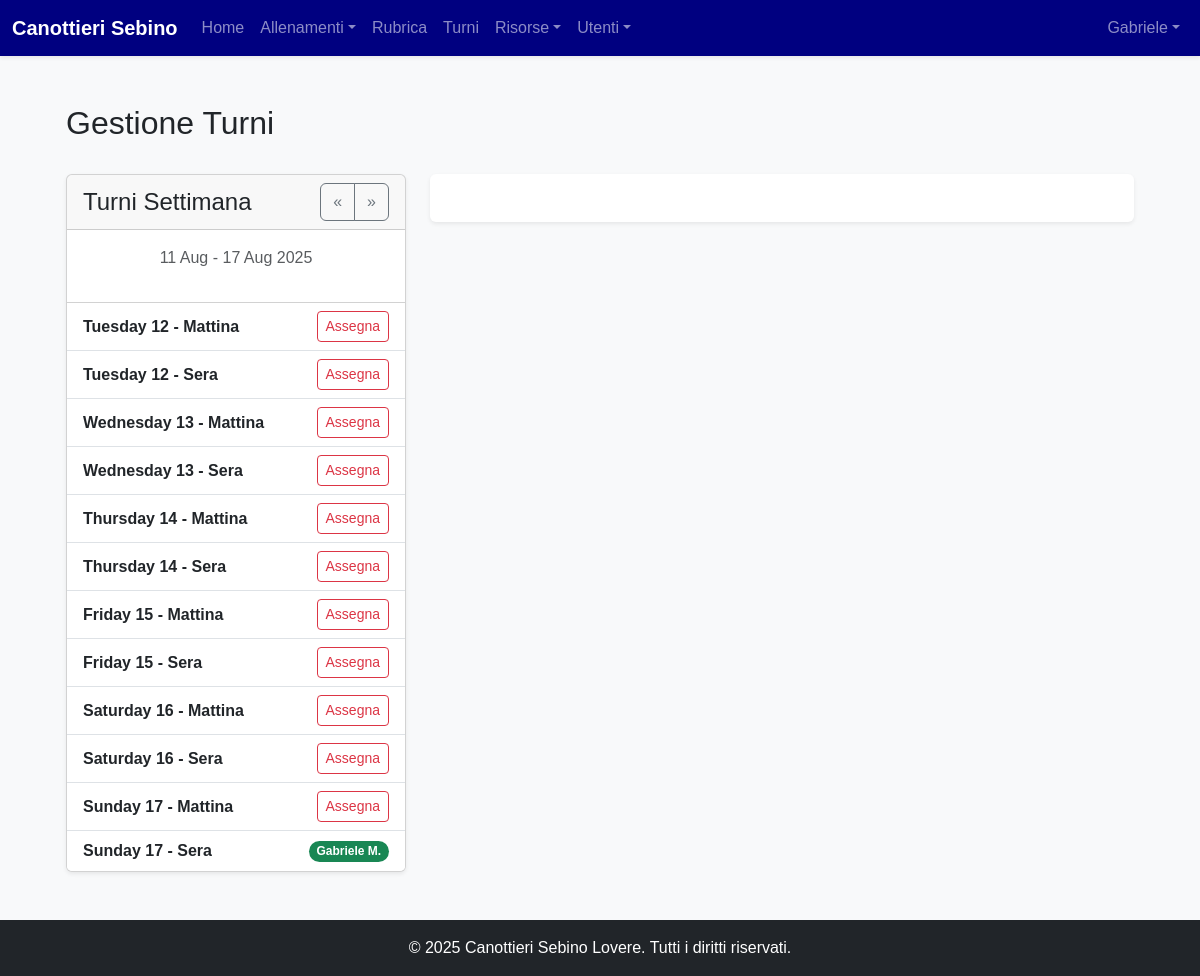
The page /turni (signed in) on the database its author committed.
### models.py (models this page shows, shortened)
class User(Base):
    __tablename__ = "users"
    id = Column(Integer, primary_key=True, index=True)
    username = Column(String, unique=True, index=True, nullable=False)
    hashed_password = Column(String, nullable=False)
    first_name = Column(String, nullable=False)
    last_name = Column(String, nullable=False)
    email = Column(String, unique=True, index=True)
    phone_number = Column(String)
    date_of_birth = Column(Date)
    tax_code = Column(String, unique=True)
    enrollment_year = Column(Integer)
    membership_date = Column(Date)
    certificate_expiration = Column(Date)
    address = Column(String)
    manual_category = Column(String, nullable=True)
    roles = relationship("Role", secondary=user_roles, back_populates="users")
    tags = relationship("Tag", secondary=user_tags, back_populates="users")
    barche_assegnate = relationship("Barca", secondary=barca_atleti_association, back_populates="atleti_assegnati")
    schede_pesi = relationship("SchedaPesi", back_populates="atleta")
    turni = relationship("Turno", back_populates="user")
    allenamenti_seguiti = relationship("Allenamento", secondary=allenamento_coach_association, back_populates="coaches")

class Turno(Base):
    __tablename__ = "turni"
    id = Column(Integer, primary_key=True, index=True)
    data = Column(Date, nullable=False, index=True)
    fascia_oraria = Column(String, nullable=False)
    user_id = Column(Integer, ForeignKey('users.id'), nullable=True)
    user = relationship("User", back_populates="turni")

### routers/trainings.py (the view)
@router.get("/turni", response_class=HTMLResponse)
async def view_turni(request: Request, db: Session = Depends(get_db), admin_user: models.User = Depends(get_current_admin_user), week_offset: int = 0):
    today = date.today() + timedelta(weeks=week_offset)
    start_of_week, end_of_week = today - timedelta(days=today.weekday()), today - timedelta(days=today.weekday()) + timedelta(days=6)
    allenatori = db.query(models.User).join(models.User.roles).filter(models.Role.name == 'allenatore').all()
    turni = db.query(models.Turno).filter(models.Turno.data.between(start_of_week, end_of_week)).order_by(models.Turno.data, models.Turno.fascia_oraria).all()
    return templates.TemplateResponse("turni.html", {"request": request, "current_user": admin_user, "allenatori": allenatori, "turni": turni, "week_offset": week_offset, "week_start": start_of_week, "week_end": end_of_week})

### templates/turni.html (shortened to what this page needs)
{% extends "layouts/_base.html" %}
{% block content %}
<div class="container-fluid p-4">
    <div class="d-flex justify-content-between align-items-center mb-4">
        <h1 class="h2">Gestione Turni</h1>
    </div>
    <div class="row g-4">
        <div class="col-lg-4">
            <div class="card shadow-sm">
                <div class="card-header d-flex justify-content-between align-items-center">
                    <h4 class="mb-0">Turni Settimana</h4>
                    <div class="btn-group">
                        <a href="/turni?week_offset={{ week_offset - 1 }}" class="btn btn-outline-secondary">&laquo;</a>
                        <a href="/turni?week_offset={{ week_offset + 1 }}" class="btn btn-outline-secondary">&raquo;</a>
                    </div>
                </div>
                <div class="card-body">
                    <p class="text-center text-muted">
                        {{ week_start.strftime('%d %b') }} - {{ week_end.strftime('%d %b %Y') }}
                    </p>
                </div>
                <div class="list-group list-group-flush">
                    {% for turno in turni %}
                        <div class="list-group-item d-flex justify-content-between align-items-center">
                            <div>
                                <div class="fw-bold">{{ turno.data.strftime('%A %d') }} - {{ turno.fascia_oraria }}</div>
                            </div>
                            {% if turno.user %}
                                <span class="badge rounded-pill" style="background-color: #198754;">{{ turno.user.first_name }} {{ turno.user.last_name[0] }}.</span>
                            {% else %}
                                <button class="btn btn-sm btn-outline-danger assign-btn"
                                        data-bs-toggle="modal"
                                        data-bs-target="#assignTurnoModal"
                                        data-turno-id="{{ turno.id }}"
                                        data-turno-info="{{ turno.data.strftime('%d/%m/%Y') }} ({{ turno.fascia_oraria }})">
                                    Assegna
                                </button>
                            {% endif %}
                        </div>
                    {% else %}
                        <div class="list-group-item">Nessun turno in questa settimana.</div>
                    {% endfor %}
                </div>
            </div>
        </div>
        <div class="col-lg-8">
            <div id="calendar" class="bg-white p-4 rounded shadow-sm"></div>
        </div>
    </div>
</div>
{% endblock %}

### templates/layouts/_base.html (shortened to what this page needs)
<!doctype html>
<html lang="it" class="h-100">
<head>
    <link href="https://cdn.jsdelivr.net/npm/bootstrap@5.3.3/dist/css/bootstrap.min.css" rel="stylesheet">
    <link rel="stylesheet" href="{{ url_for('static', path='/style.css') }}">
</head>
<body class="d-flex flex-column h-100 bg-light">
<nav class="navbar navbar-expand-lg navbar-dark bg-primary shadow-sm">
    <div class="container-fluid">
        <a class="navbar-brand fw-bold" href="/dashboard">Canottieri Sebino</a>
        <div class="collapse navbar-collapse" id="navbarNav">
            {% if current_user is defined and current_user %}
            <ul class="navbar-nav me-auto mb-2 mb-lg-0">
                <li class="nav-item"><a class="nav-link" href="/dashboard">Home</a></li>
                <li class="nav-item dropdown">
                    <a class="nav-link dropdown-toggle" href="#" id="allenamentiDropdown" role="button" data-bs-toggle="dropdown">Allenamenti</a>
                </li>
                <li class="nav-item"><a class="nav-link" href="/rubrica">Rubrica</a></li>
                {% if current_user is defined and current_user and current_user.is_admin %}<li class="nav-item"><a class="nav-link" href="/turni">Turni</a></li>{% endif %}
                <li class="nav-item dropdown">
                    <a class="nav-link dropdown-toggle" href="#" id="risorseDropdown" role="button" data-bs-toggle="dropdown">Risorse</a>
                </li>
                {% if current_user is defined and current_user and current_user.is_admin %}
                <li class="nav-item dropdown">
                    <a class="nav-link dropdown-toggle" href="#" id="adminMenu" role="button" data-bs-toggle="dropdown">Utenti</a>
                </li>
                {% endif %}
            </ul>
            {% endif %}
            <ul class="navbar-nav ms-auto">
                {% if current_user is defined and current_user %}
                <li class="nav-item dropdown">
                    <a class="nav-link dropdown-toggle" href="#" id="navbarUserDropdown" role="button" data-bs-toggle="dropdown">{{ current_user.first_name or current_user.username }}</a>
                </li>
                {% else %}
                <li class="nav-item"><a class="nav-link" href="/login">Login</a></li>
                {% endif %}
            </ul>
        </div>
    </div>
</nav>
<main class="container my-4 flex-grow-1">{% block content %}{% endblock %}</main>
<footer class="text-center text-white py-3 mt-auto bg-dark"><p class="mb-0">&copy; 2025 Canottieri Sebino Lovere. Tutti i diritti riservati.</p></footer>
</body>
</html>

### static/style.css (style rules this page uses)
:root { --club-white: #ffffff; --club-light-blue: #ADD8E6; --club-navy-blue: #000080; --club-off-white-bg: #f8f9fa; --club-text-dark: #212529; --bs-primary-rgb: 0, 0, 128; }
body { font-family: Helvetica, Arial, sans-serif; color: var(--club-text-dark); background-color: var(--club-off-white-bg); }
.navbar-dark { background-color: var(--club-navy-blue) !important; }
a { color: var(--club-navy-blue); }
#calendar { max-width: 900px; margin: 0 auto; }

### rows shown on the page
User: first_name "Gabriele"
Turno: data "Tuesday 12", fascia_oraria "Mattina"
Turno: data "Tuesday 12", fascia_oraria "Sera"
Turno: data "Wednesday 13", fascia_oraria "Mattina"
Turno: data "Wednesday 13", fascia_oraria "Sera"
Turno: data "Thursday 14", fascia_oraria "Mattina"
Turno: data "Thursday 14", fascia_oraria "Sera"
Turno: data "Friday 15", fascia_oraria "Mattina"
Turno: data "Friday 15", fascia_oraria "Sera"
Turno: data "Saturday 16", fascia_oraria "Mattina"
Turno: data "Saturday 16", fascia_oraria "Sera"
Turno: data "Sunday 17", fascia_oraria "Mattina"
Turno: data "Sunday 17", fascia_oraria "Sera", user.first_name "Gabriele", user "M"

### other values the page prints
{{ week_start.strftime('%d %b') }} "11 Aug"
{{ week_end.strftime('%d %b %Y') }} "17 Aug 2025"
